Frame 1 (no input): blank canvas, image omitted
Frame 60 (no input): blank canvas, image omitted
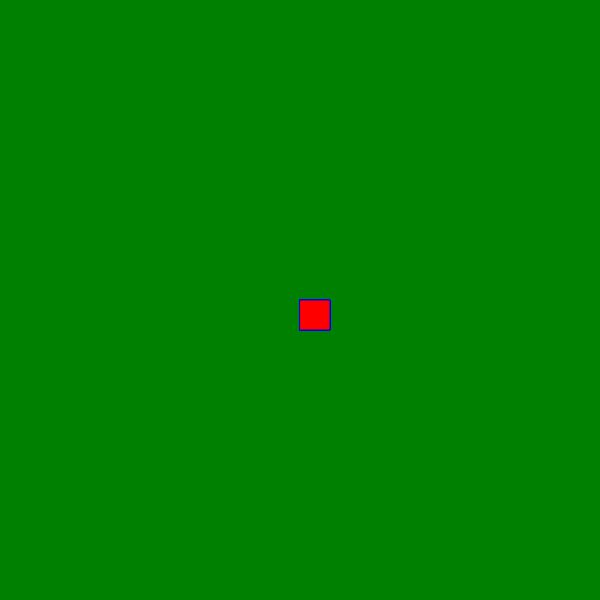
Frame 120 (the mouse pressed at the canvas centre since frame 60)

The p5.js sketch whose frames 1 and 60 were blank and that drew this single picture after the mouse press (run headless with seeded random() and noise() and a simulated clock; from frame 60 on, the mouse is pressed at the canvas centre):

// p5.js sketch
// ── sketch.js
function setup() {
    createCanvas(600, 600);
   background("green");
  }
  
  function draw() {
  
  
  stroke("blue")
  fill ("red")
  
    // conslole.log(mouseIsPressed);
  
   if(mouseIsPressed){
   rect(mouseX, mouseY, 30, 30);
   }
  }
